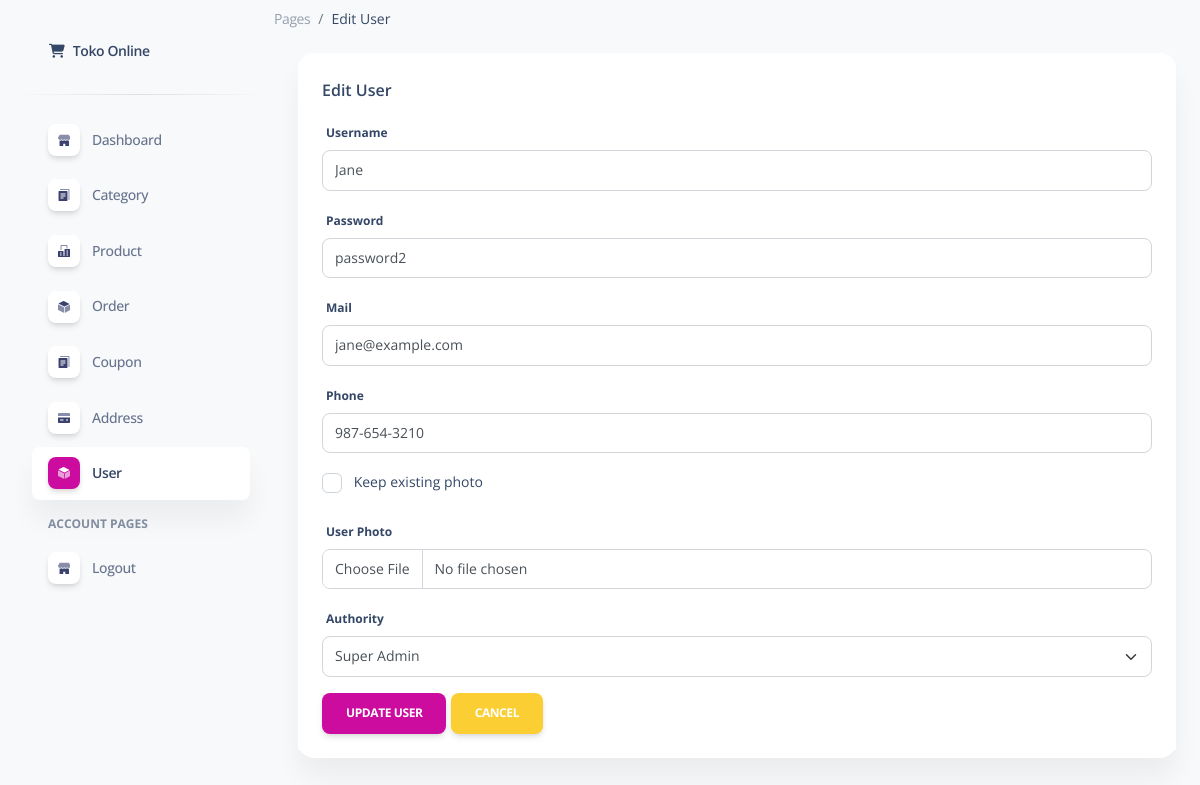
Screenshot of /pages/update_user.php?id_user=2 with the database file from the repository.
### tables this page shows
CREATE TABLE `user` (
  `id_user` bigint(20) NOT NULL COMMENT '主键id',
  `username` varchar(20) NOT NULL COMMENT '名字',
  `password` varchar(128) DEFAULT NULL COMMENT '密码',
  `mail` varchar(255) DEFAULT NULL COMMENT '邮箱',
  `phone_number` varchar(20) DEFAULT NULL COMMENT '电话号',
  `authority` tinyint(4) NOT NULL DEFAULT 3 COMMENT '权限',
  `user_photo` varchar(256) NOT NULL DEFAULT '''assets/img/png''',
  `create_time` timestamp NOT NULL DEFAULT current_timestamp(),
  `id_creator` bigint(20) NOT NULL DEFAULT 0,
  `is_delete` tinyint(1) DEFAULT 0 COMMENT '是否删除',
  `delete_time` timestamp NULL DEFAULT NULL COMMENT '删除时间'
);

### pages/update_user.php (the view, shortened to what this page needs)
<!DOCTYPE html>
<html lang="en">
<head>
  <link href="assets/css/nucleo-icons.css" rel="stylesheet" />
  <link href="assets/css/nucleo-svg.css" rel="stylesheet" />
  <link href="assets/css/nucleo-svg.css" rel="stylesheet" />
  <link id="pagestyle" href="assets/css/soft-ui-dashboard.css?v=1.0.3" rel="stylesheet" />
</head>
<body class="g-sidenav-show  bg-gray-100">
  <aside class="sidenav navbar navbar-vertical navbar-expand-xs border-0 border-radius-xl my-3 fixed-start ms-3 "
    id="sidenav-main">
    <div class="sidenav-header">
      <a class="navbar-brand m-0" href="https://demos.creative-tim.com/soft-ui-dashboard/pages/dashboard.html"
        target="_blank">
        <i class="fas fa-fw fa-shopping-cart"></i>
        <span class="ms-1 font-weight-bold">Toko Online</span>
      </a>
    </div>
    <hr class="horizontal dark mt-0">
    <div class="collapse navbar-collapse  w-auto  max-height-vh-100 h-100" id="sidenav-collapse-main">
      <ul class="navbar-nav">
        <li class="nav-item">
          <a class="nav-link  " href="../pages/dashboard.php">
            <div
              class="icon icon-shape icon-sm shadow border-radius-md bg-white text-center me-2 d-flex align-items-center justify-content-center">
            </div>
            <span class="nav-link-text ms-1">Dashboard</span>
          </a>
        </li>
        <li class="nav-item">
          <a class="nav-link  " href="../pages/category.php">
            <div
              class="icon icon-shape icon-sm shadow border-radius-md bg-white text-center me-2 d-flex align-items-center justify-content-center">
            </div>
            <span class="nav-link-text ms-1">Category</span>
          </a>
        </li>
        <li class="nav-item">
          <a class="nav-link  " href="../pages/product.php">
            <div
              class="icon icon-shape icon-sm shadow border-radius-md bg-white text-center me-2 d-flex align-items-center justify-content-center">
            </div>
            <span class="nav-link-text ms-1">Product</span>
          </a>
        </li>
        <li class="nav-item">
          <a class="nav-link  " href="../pages/order.php">
            <div
              class="icon icon-shape icon-sm shadow border-radius-md bg-white text-center me-2 d-flex align-items-center justify-content-center">
            </div>
            <span class="nav-link-text ms-1">Order</span>
          </a>
        </li>
        <li class="nav-item">
          <a class="nav-link  " href="../pages/coupon.php">
            <div
              class="icon icon-shape icon-sm shadow border-radius-md bg-white text-center me-2 d-flex align-items-center justify-content-center">
            </div>
            <span class="nav-link-text ms-1">Coupon</span>
          </a>
        </li>
        <li class="nav-item">
          <a class="nav-link  " href="../pages/address.php">
            <div
              class="icon icon-shape icon-sm shadow border-radius-md bg-white text-center me-2 d-flex align-items-center justify-content-center">
            </div>
            <span class="nav-link-text ms-1">Address</span>
          </a>
        </li>
        <li class="nav-item">
          <a class="nav-link  active" href="../pages/user.php">
            <div
              class="icon icon-shape icon-sm shadow border-radius-md bg-white text-center me-2 d-flex align-items-center justify-content-center">
            </div>
            <span class="nav-link-text ms-1">User</span>
          </a>
        </li>
        <li class="nav-item mt-3">
          <h6 class="ps-4 ms-2 text-uppercase text-xs font-weight-bolder opacity-6">Account pages</h6>
        </li>
        <li class="nav-item">
          <a class="nav-link  " href="../pages/logout.php">
            <div
              class="icon icon-shape icon-sm shadow border-radius-md bg-white text-center me-2 d-flex align-items-center justify-content-center">
            </div>
            <span class="nav-link-text ms-1">Logout</span>
          </a>
        </li>
      </ul>
    </div>
  </aside>
  <main class="main-content position-relative max-height-vh-100 h-100 mt-1 border-radius-lg ">
    <ol class="breadcrumb bg-transparent mb-0 pb-0 pt-1 px-0 me-sm-6 me-5">
      <li class="breadcrumb-item text-sm"><a class="opacity-5 text-dark" href="javascript:;">Pages</a></li>
      <li class="breadcrumb-item text-sm text-dark active" aria-current="page">Edit User</li>
    </ol>
    <div class="container-fluid py-4">
      <div class="row">
        <div class="col-12">
          <div class="card mb-4">
            <div class="card-header pb-0">
              <h6>Edit User</h6>
              <?php
              include "connect_db.php";
              $qry_get_user = mysqli_query($conn, "select * from user where id_user = '" . $_GET['id_user'] . "'");
              $dt_user = mysqli_fetch_array($qry_get_user);
              ?>
              <form method="POST" action="../pages/process_update_user.php" enctype="multipart/form-data">
                <section class="base">
                  <div class="mb-3">
                    <label for="exampleInputEmail1" class="form-label">Username</label>
                    <input type="text" name="username" value="<?= $dt_user['username'] ?>" class="form-control">
                  </div>
                  <div class="mb-3">
                    <label for="exampleInputEmail1" class="form-label">Password</label>
                    <input type="text" name="password" value="<?= $dt_user['password'] ?>" class="form-control">
                  </div>
                  <div class="mb-3">
                    <label for="exampleInputEmail1" class="form-label">Mail</label>
                    <input type="text" name="mail" value="<?= $dt_user['mail'] ?>" class="form-control">
                  </div>
                  <div class="mb-3">
                    <label for="exampleInputEmail1" class="form-label">Phone</label>
                    <input type="text" name="phone_number" value="<?= $dt_user['phone_number'] ?>" class="form-control">
                  </div>
                  <div class="mb-3 form-check">
                    <input type="checkbox" class="form-check-input" name="keep_photo" id="keep_photo">
                    <label class="form-check-label" for="keep_photo">Keep existing photo</label>
                  </div>
                  <div class="mb-3">
                    <label for="exampleInputEmail1" class="form-label">User Photo</label>
                    <input type="file" name="file" class="form-control">
                  </div>
                  <div class="mb-3">
                    <label for="exampleInputEmail1" class="form-label">Authority</label>
                    <select name="authority" class="form-select">
                      <option value="2" <?php if ($dt_user['authority'] == 2)
                        echo 'selected="selected"'; ?>>Super Admin
                      </option>
                    </select>
                  </div>
                  <div>
                    <input type="submit" name="simpan" value="Update User" class="btn btn-primary">
                    <a class="btn btn-warning" href="../pages/user.php">Cancel</a>
                  </div>
                </section>
              </form>
            </div>
            <div class="card-body px-0 pt-0 pb-2">
            </div>
          </div>
        </div>
      </div>
</body>
</html>

### pages/assets/css/nucleo-svg.css (style rules this page uses)
.icon { display: inline-block; color: #111111; height: 1em; width: 1em; }
.icon-sm { height: 0.8em; width: 0.8em; }
.icon { fill: currentColor; stroke: none; }

### rows the page displays
user: username "Jane", password "password2", mail "jane@example.com", phone_number "987-654-3210", authority "Super Admin"
